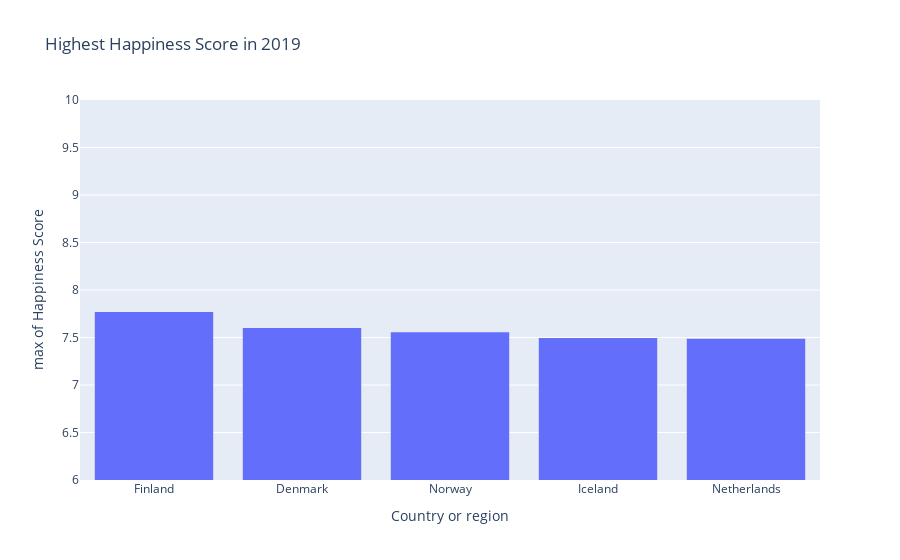
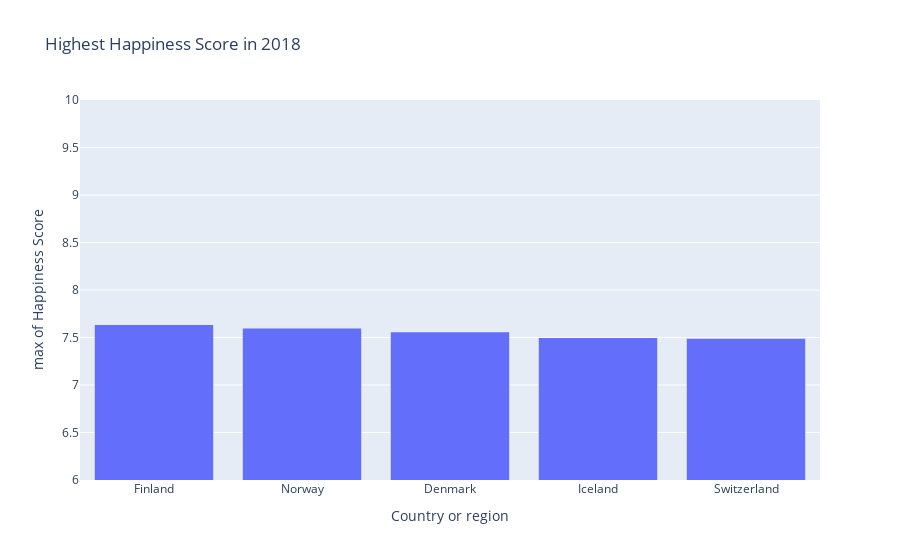
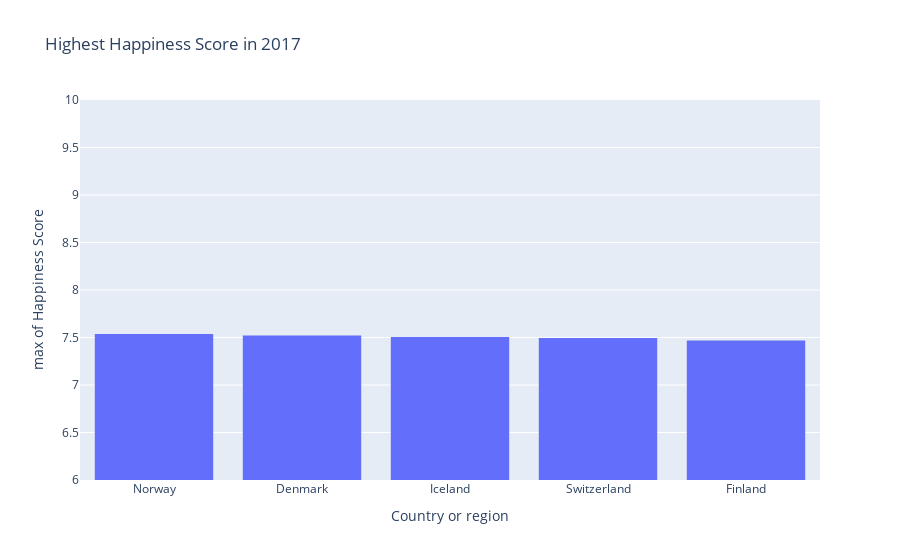
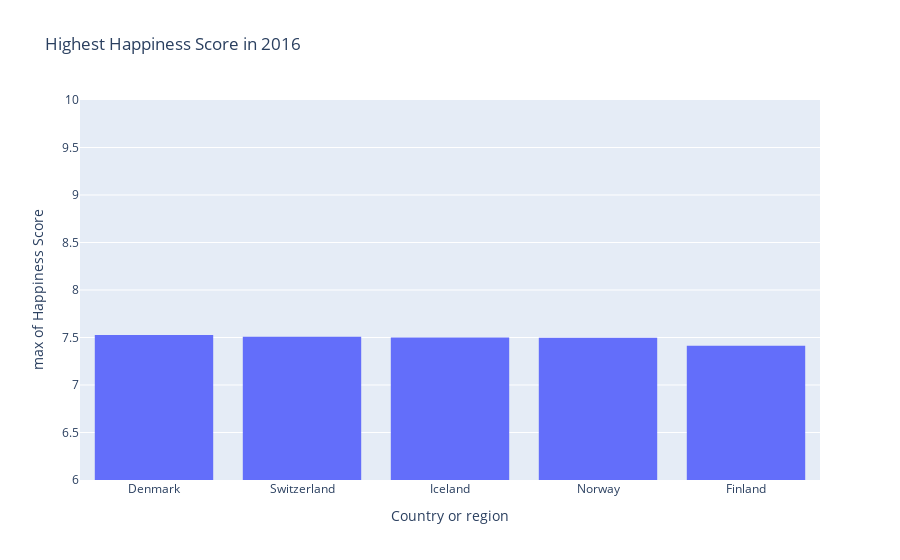

Here is the notebook cell these charts were saved with, in order:
### Markdown cell above
**Categorical & numerical --> (scatter plot, histogram, box plot)**

### Code cell
import plotly.express as px
df = px.data.tips()
fig = px.histogram(df, x=happiness_df["2019"]["Country"].head(5), y=happiness_df["2019"]["Happiness Score"].head(5),
                   labels={'x':'Country or region', "y":"Happiness Score"},
                   histfunc='max',range_y=[6,10],
                  title="Highest Happiness Score in 2019")
fig.show()

fig = px.histogram(df, x=happiness_df["2018"]["Country"].head(5), y=happiness_df["2018"]["Happiness Score"].head(5),
                   labels={'x':'Country or region', "y":"Happiness Score"},
                   histfunc='max',range_y=[6,10],
                  title="Highest Happiness Score in 2018")
fig.show()

fig = px.histogram(df, x=happiness_df["2017"]["Country"].head(5), y=happiness_df["2017"]["Happiness Score"].head(5),
                   labels={'x':'Country or region', "y":"Happiness Score"},
                   histfunc='max',range_y=[6,10],
                  title="Highest Happiness Score in 2017")
fig.show()

fig = px.histogram(df, x=happiness_df["2016"]["Country"].head(5), y=happiness_df["2016"]["Happiness Score"].head(5),
                   labels={'x':'Country or region', "y":"Happiness Score"},
                   histfunc='max',range_y=[6,10],
                  title="Highest Happiness Score in 2016")
fig.show()

fig = px.histogram(df, x=happiness_df["2015"]["Country"].head(5), y=happiness_df["2015"]["Happiness Score"].head(5),
                   labels={'x':'Country or region', "y":"Happiness Score"},
                   histfunc='max',range_y=[6,10],
                  title="Highest Happiness Score in 2015")
fig.show()

### Figure 1 — Plotly figure (JSON) as saved in the notebook; plotly's stock layout.template omitted (floating-point values rounded to 4 significant figures)
{"data": [{"alignmentgroup": "True", "bingroup": "x", "histfunc": "max", "hovertemplate": "Country or region=%{x}<br>max of Happiness Score=%{y}<extra></extra>", "legendgroup": "", "marker": {"color": "#636efa", "pattern": {"shape": ""}}, "name": "", "offsetgroup": "", "orientation": "v", "showlegend": false, "type": "histogram", "x": ["Finland", "Denmark", "Norway", "Iceland", "Netherlands"], "xaxis": "x", "y": [7.769, 7.6, 7.554, 7.494, 7.488], "yaxis": "y"}], "layout": {"barmode": "relative", "legend": {"tracegroupgap": 0}, "title": {"text": "Highest Happiness Score in 2019"}, "xaxis": {"anchor": "y", "domain": [0, 1], "title": {"text": "Country or region"}}, "yaxis": {"anchor": "x", "domain": [0, 1], "range": [6, 10], "title": {"text": "max of Happiness Score"}}}}

### Figure 2 — Plotly figure (JSON) as saved in the notebook; plotly's stock layout.template omitted (floating-point values rounded to 4 significant figures)
{"data": [{"alignmentgroup": "True", "bingroup": "x", "histfunc": "max", "hovertemplate": "Country or region=%{x}<br>max of Happiness Score=%{y}<extra></extra>", "legendgroup": "", "marker": {"color": "#636efa", "pattern": {"shape": ""}}, "name": "", "offsetgroup": "", "orientation": "v", "showlegend": false, "type": "histogram", "x": ["Finland", "Norway", "Denmark", "Iceland", "Switzerland"], "xaxis": "x", "y": [7.632, 7.594, 7.555, 7.495, 7.487], "yaxis": "y"}], "layout": {"barmode": "relative", "legend": {"tracegroupgap": 0}, "title": {"text": "Highest Happiness Score in 2018"}, "xaxis": {"anchor": "y", "domain": [0, 1], "title": {"text": "Country or region"}}, "yaxis": {"anchor": "x", "domain": [0, 1], "range": [6, 10], "title": {"text": "max of Happiness Score"}}}}

### Figure 3 — Plotly figure (JSON) as saved in the notebook; plotly's stock layout.template omitted (floating-point values rounded to 4 significant figures)
{"data": [{"alignmentgroup": "True", "bingroup": "x", "histfunc": "max", "hovertemplate": "Country or region=%{x}<br>max of Happiness Score=%{y}<extra></extra>", "legendgroup": "", "marker": {"color": "#636efa", "pattern": {"shape": ""}}, "name": "", "offsetgroup": "", "orientation": "v", "showlegend": false, "type": "histogram", "x": ["Norway", "Denmark", "Iceland", "Switzerland", "Finland"], "xaxis": "x", "y": [7.537, 7.522, 7.504, 7.494, 7.469], "yaxis": "y"}], "layout": {"barmode": "relative", "legend": {"tracegroupgap": 0}, "title": {"text": "Highest Happiness Score in 2017"}, "xaxis": {"anchor": "y", "domain": [0, 1], "title": {"text": "Country or region"}}, "yaxis": {"anchor": "x", "domain": [0, 1], "range": [6, 10], "title": {"text": "max of Happiness Score"}}}}

### Figure 4 — Plotly figure (JSON) as saved in the notebook; plotly's stock layout.template omitted (floating-point values rounded to 4 significant figures)
{"data": [{"alignmentgroup": "True", "bingroup": "x", "histfunc": "max", "hovertemplate": "Country or region=%{x}<br>max of Happiness Score=%{y}<extra></extra>", "legendgroup": "", "marker": {"color": "#636efa", "pattern": {"shape": ""}}, "name": "", "offsetgroup": "", "orientation": "v", "showlegend": false, "type": "histogram", "x": ["Denmark", "Switzerland", "Iceland", "Norway", "Finland"], "xaxis": "x", "y": [7.526, 7.509, 7.501, 7.498, 7.413], "yaxis": "y"}], "layout": {"barmode": "relative", "legend": {"tracegroupgap": 0}, "title": {"text": "Highest Happiness Score in 2016"}, "xaxis": {"anchor": "y", "domain": [0, 1], "title": {"text": "Country or region"}}, "yaxis": {"anchor": "x", "domain": [0, 1], "range": [6, 10], "title": {"text": "max of Happiness Score"}}}}
